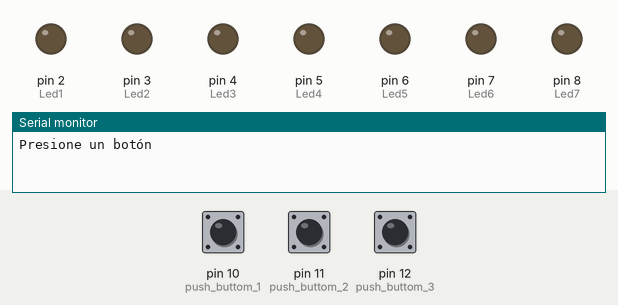
This sketch was run on a simulated Arduino Uno, built with avr-gcc and run on an emulated ATmega328P. Parts: output pins drawn as LEDs (lit = HIGH), the last lines printed to the serial monitor. The test bench sets the inputs (shaded band); at power-on: pin 11 (push_buttom_2) HIGH, pin 10 (push_buttom_1) HIGH, pin 12 (push_buttom_3) HIGH.

Above: at 1.2 s.
1.3 s: pin 11 (push_buttom_2) pulled LOW for 0.15 s
At 1.7 s:
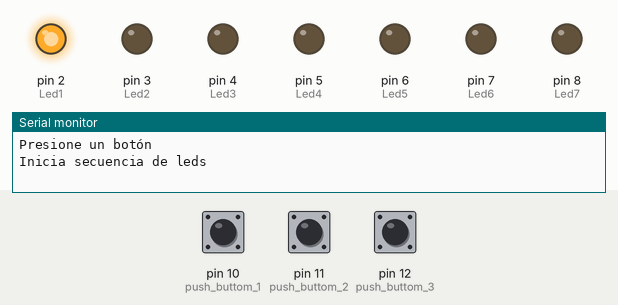
At 2.2 s:
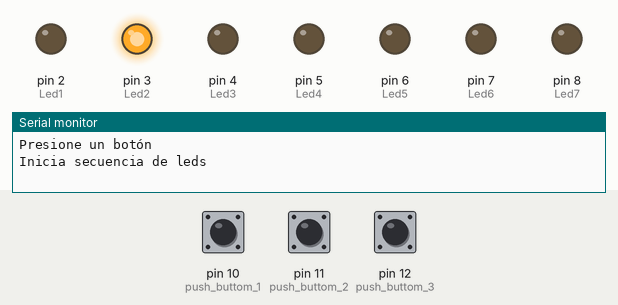
4.4 s: pin 10 (push_buttom_1) pulled LOW for 1 s
At 4.4 s:
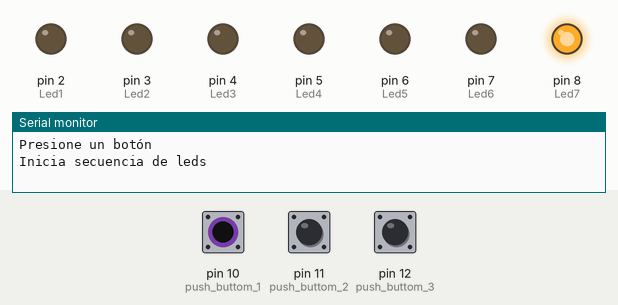
6.9 s: pin 12 (push_buttom_3) pulled LOW for 0.15 s
Timing chart, 0 to 9.9 s (numbered marks = the images above; inputs shaded):
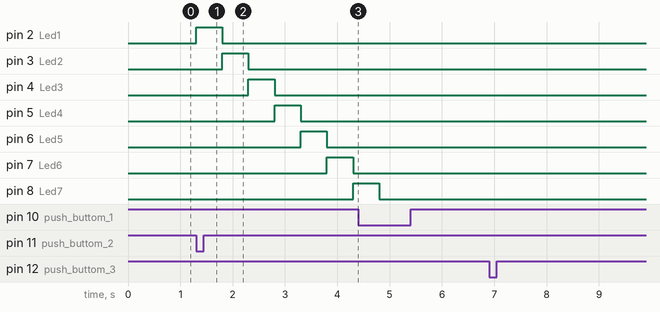

Measured:
- after the input at 1.3 s, pin 2 (Led1): LOW → HIGH at once, → LOW 0.50 s later; pin 3 (Led2): LOW → HIGH after 0.50 s, → LOW 0.50 s later; pin 4 (Led3): LOW → HIGH after 1.0 s, → LOW 0.50 s later; pin 5 (Led4): LOW → HIGH after 1.5 s, → LOW 0.50 s later; pin 6 (Led5): LOW → HIGH after 2.0 s, → LOW 0.50 s later

The sketch:

Parte_3__pr_ctica_4.ino
```cpp
/*
   Fundacion Kinal
   Centro educativo tecnico laboral Kinal
   Quinto perito
   Quinto electronica
   Codigo Tecnico: EB5AV / EB5AV
   Curso: Taller de electronica digital y reparacion de computadoras I
   Proyecto: Parte 1, práctica 5
   Dev: Profe. Alejandro Lopez Navas
   Fecha: 5 de mayo del año 2024
   link de la simulacion:
*/


// defino los pines
#define push_buttom_1 10
#define push_buttom_2 11
#define push_buttom_3 12
#define push_buttom_4 13
#define Led1 2
#define Led2 3
#define Led3 4
#define Led4 5
#define Led5 6
#define Led6 7
#define Led7 8

#define A A0
#define B A1
#define C A2
#define D A3
#define E A4
#define F A5
#define G 9

//declaro los pines digitales y analógicos como entradas o salidas
void setup() {
  Serial.begin(9600);
  pinMode(push_buttom_1, INPUT);
  pinMode(push_buttom_2, INPUT);
  pinMode(push_buttom_3, INPUT);
  pinMode(push_buttom_4, INPUT);
  pinMode(Led1, OUTPUT);
  pinMode(Led2, OUTPUT);
  pinMode(Led3, OUTPUT);
  pinMode(Led4, OUTPUT);
  pinMode(Led5, OUTPUT);
  pinMode(Led6, OUTPUT);
  pinMode(Led7, OUTPUT);
  //imprimo que el inicio del programa
  Serial.println("Presione un botón");
}

void loop()
  {
  //se lee el estado del pulsador y si es low se imprimen las instrucciones
  if(digitalRead(push_buttom_1) == LOW){
    Serial.println("Practica No.4 Josivar Alva");
    delay(800);
  }
  //se lee el estado del pulsador y si es low se imprimen las instrucciones

  if(digitalRead(push_buttom_2) == LOW){
    Serial.println("Inicia secuencia de leds");
    // se inicia una secuencia de aágado y encendido para los leds
    digitalWrite(Led1, HIGH);
    delay(500);
    digitalWrite(Led1, LOW);
    digitalWrite(Led2, HIGH);
    delay(500);
    digitalWrite(Led2, LOW);
    digitalWrite(Led3, HIGH);
    delay(500);
    digitalWrite(Led3, LOW);
    digitalWrite(Led4, HIGH);
    delay(500);
    digitalWrite(Led4, LOW);
    digitalWrite(Led5, HIGH);
    delay(500);
    digitalWrite(Led5, LOW);
    digitalWrite(Led6, HIGH);
    delay(500);
    digitalWrite(Led6, LOW);
    digitalWrite(Led7, HIGH);
    delay(500);
    digitalWrite(Led7, LOW);
  }  //se lee el estado del pulsador y si es low se imprimen las instrucciones

  if(digitalRead(push_buttom_3) == LOW){
    Serial.println("Cuatro");
    //Letra C
    delay(1000);
    digitalWrite(A, HIGH);
    digitalWrite(B, LOW);
    digitalWrite(C, LOW);
    digitalWrite(D, HIGH);
    digitalWrite(E, HIGH);
    digitalWrite(F, HIGH);
    digitalWrite(G, LOW);
    delay(2000);
    //Letra U
    digitalWrite(A, LOW);
    digitalWrite(B, HIGH);
    digitalWrite(C, HIGH);
    digitalWrite(D, HIGH);
    digitalWrite(E, HIGH);
    digitalWrite(F, HIGH);
    digitalWrite(G, LOW);
    delay(2000);
    //Letra A
    digitalWrite(A, HIGH);
    digitalWrite(B, HIGH);
    digitalWrite(C, HIGH);
    digitalWrite(D, LOW);
    digitalWrite(E, HIGH);
    digitalWrite(F, HIGH);
    digitalWrite(G, HIGH);
    delay(2000);
    //Letra T
    digitalWrite(A, LOW);
    digitalWrite(B, LOW);
    digitalWrite(C, LOW);
    digitalWrite(D, HIGH);
    digitalWrite(E, HIGH);
    digitalWrite(F, HIGH);
    digitalWrite(G, HIGH);
    delay(2000);
    //Letra R
    digitalWrite(A, HIGH);
    digitalWrite(B, LOW);
    digitalWrite(C, LOW);
    digitalWrite(D, LOW);
    digitalWrite(E, HIGH);
    digitalWrite(F, HIGH);
    digitalWrite(G, LOW);
    delay(2000);
    //Letra O
    digitalWrite(A, HIGH);
    digitalWrite(B, HIGH);
    digitalWrite(C, HIGH);
    digitalWrite(D, HIGH);
    digitalWrite(E, HIGH);
    digitalWrite(F, HIGH);
    digitalWrite(G, LOW);
    delay(2000);
    digitalWrite(A, LOW);
    digitalWrite(B, LOW);
    digitalWrite(C, LOW);
    digitalWrite(D, LOW);
    digitalWrite(E, LOW);
    digitalWrite(F, LOW);
    digitalWrite(G, LOW);
  }
  if(digitalRead(push_buttom_1) == LOW && digitalRead(push_buttom_3) == LOW){
    Serial.println("Gracias Por Su Atencion");
    delay(500);
  }
  if(digitalRead(push_buttom_2) == LOW && digitalRead(push_buttom_4) == LOW){
    Serial.println("Gracias Por Su Atencion");
    delay(500);
  }
}
```
